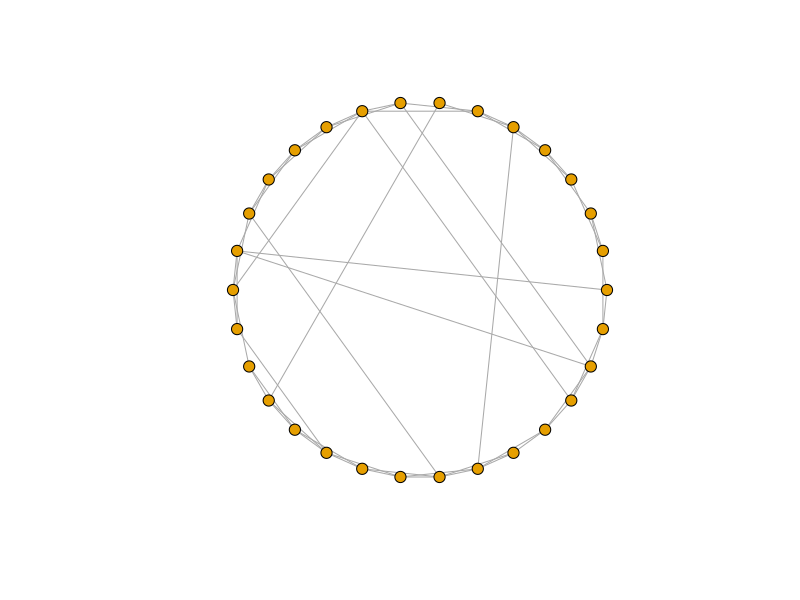
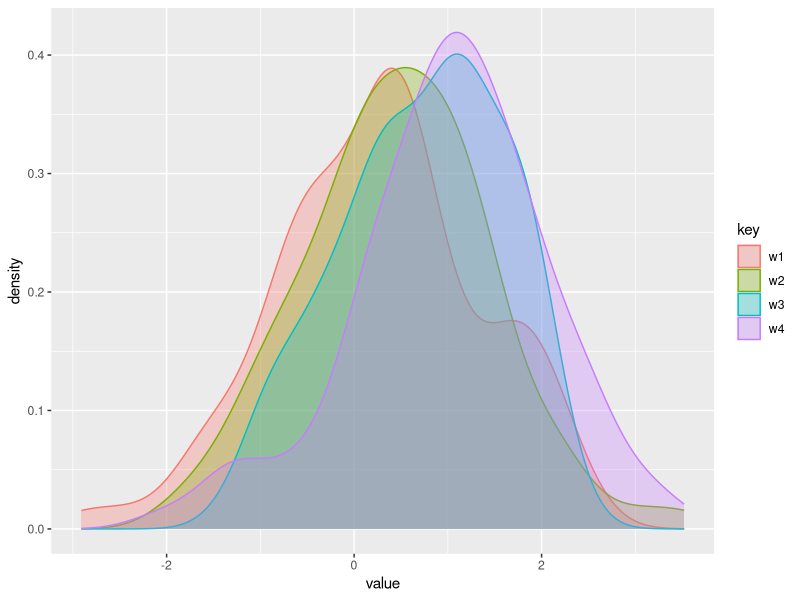
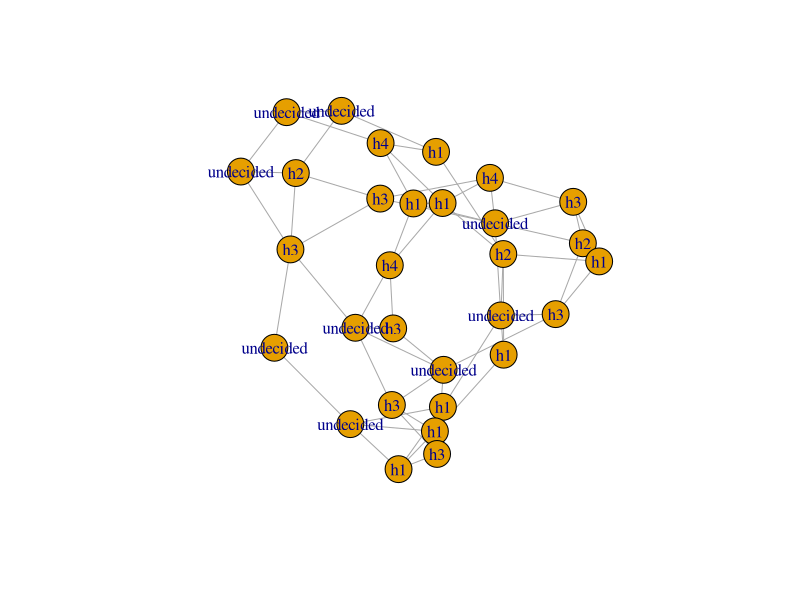

R code for these plots, in order:
## ---- chunk 1
knitr::opts_chunk$set(echo = TRUE)
## ---- chunk 2

library(tidyverse)
library(igraph)
## ---- chunk 3

# Create small world network 

sw_network <- sample_smallworld(dim = 1, size = 30, nei = 2, p = 0.1, 10, loops = F)

# Visualize it 

plot(sw_network, vertex.size = 6, vertex.label = NA, layout = layout_in_circle)

## ---- chunk 4

# Extract network matrix 

net_matrix <- as.matrix(sw_network[])

## ---- chunk 5

# Create empty dataframe for the weights of preferences

data <- tibble(agent = 1:30, 
               h1 = 1, 
               h2 = 1, 
               h3 = 1, 
               h4 = 1)

## ---- chunk 6
values <- tibble(w4 = rnorm(1, 1, n = 100), 
                 w2 = rnorm(0.5, 1, n = 100), 
                 w3 = rnorm(0.75, 1, n = 100), 
                 w1 = rnorm(0.25, 1, n = 100)) %>% 
  gather()

values %>% 
  ggplot(aes(x = value, color = key)) + 
  geom_density(aes(fill = key ), alpha = 0.3)

## ---- chunk 7


go <- function(x) {

# Draw from each distribution according to the weight of each actor 

w1 <- rnorm(0.25, 1, n = data$h1[x])

w2 <- rnorm(0.5, 1, n = data$h2[x])

w3 <- rnorm(0.75, 1, n = data$h3[x])

w4 <- rnorm(1, 1, n = data$h4[x])

# Concatenate all values into a dataframe

draws <- data.frame(w1, w2, w3, w4) %>% gather()

# Which distribution produced the draw closest to zero 

lowest <- draws %>% 
  mutate(value = abs(value)) %>% 
  filter(value == min(value))

played <- lowest$key

 
}

# Create vector of heuristics played on first round 

disp <-  map_chr(c(1:30), go)
## ---- chunk 8

for (i in 1:30) {
  
# Find the neighbors of my agent

neighbors <- which(net_matrix[i,] != 0)

# Dispositions that should be updated

to_update <- disp[neighbors]

w_w1 <- sum(str_detect("w1", to_update))

w_w2 <- sum(str_detect("w2", to_update))

w_w3 <- sum(str_detect("w3", to_update))

w_w4 <- sum(str_detect("w4", to_update))

# Update the weights on the original dataframe 

data$h1[i] <- data$h1[i] + w_w1
data$h2[i] <- data$h2[i] + w_w2
data$h3[i] <- data$h3[i] + w_w3 
data$h4[i] <- data$h4[i] + w_w4

}  
  

## ---- chunk 9

# Create column for the current conviction of each agent or whether they are undecided 

d_graph <- data %>% 
  mutate(conviction = case_when(h1 > h2 & h1 > h3 & h1 > h4 ~ "h1", 
                                h2 > h1 & h2 > h3 & h2 > h4 ~ "h2", 
                                h3 > h1 & h3 > h2 & h3 > h4 ~ "h3", 
                                h4 > h1 & h4 > h2 & h4 > h3 ~ "h4", 
                                h1 == h2 | h1 == h3 | h1 == h4 | h2 == h3 | h2 == 4 | h3 == h4 ~ "undecided"))


# Add convictions to the network 

V(sw_network)$conviction <- d_graph$conviction


plot(sw_network, vertex.color = V(sw_network)$color, col="#777777", vertex.label=V(sw_network)$conviction)
